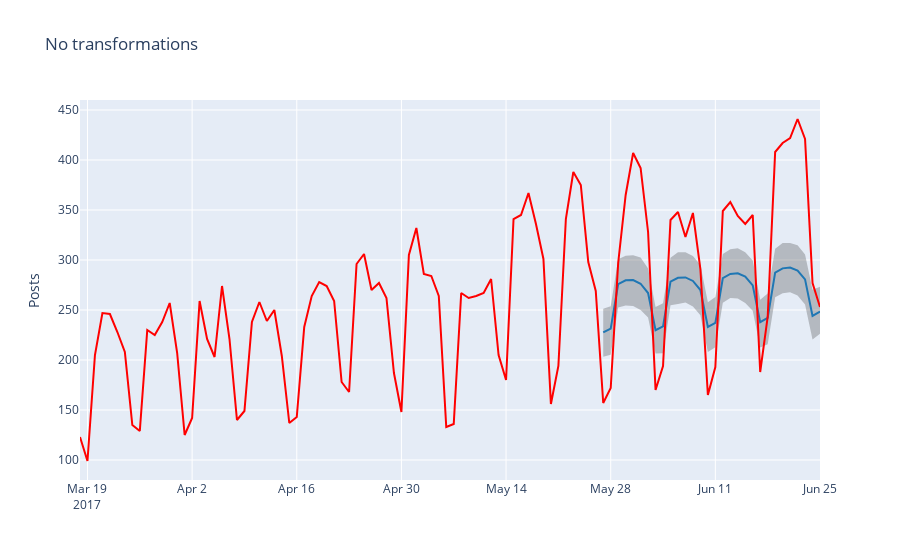
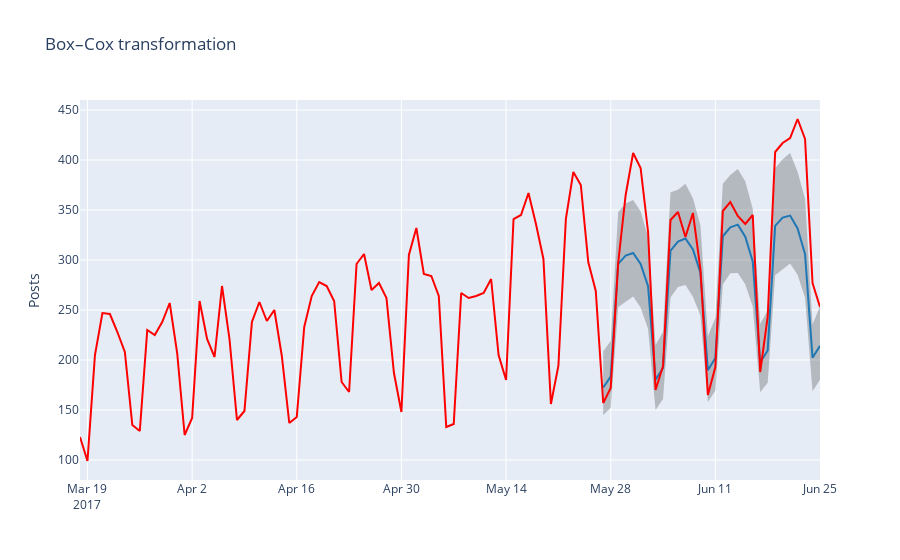

Notebook code cell kept with these figures, in order:
### Markdown cell above
So, we can definitely state an increase in the quality of the model.

Finally, let's plot our previous performance with the latest results side-by-side. Note that we use `prediction_size` for the third parameter in order to zoom in on the interval being predicted:

### Code cell
show_forecast(cmp_df, prediction_size, 100, 'No transformations')
show_forecast(cmp_df2, prediction_size, 100, 'Box–Cox transformation')
